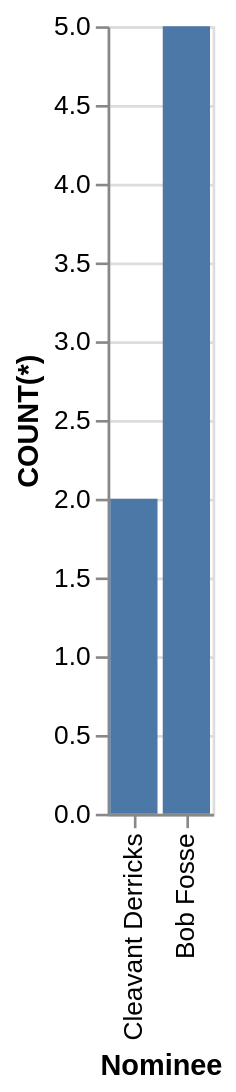

Vega-Lite specification for this chart:
### Vega-Lite specification from a JSON file in a GitHub repository (floating-point values rounded to 4 significant figures)
{"data": {"values": [{"x_data": "Cleavant Derricks", "y_data": 2}, {"x_data": "Bob Fosse", "y_data": 5}]}, "mark": "bar", "encoding": {"x": {"field": "x_data", "type": "nominal", "title": "Nominee", "sort": {"op": "sum", "field": "y_data", "order": "ascending"}}, "y": {"field": "y_data", "type": "quantitative", "title": "COUNT(*)"}}}
